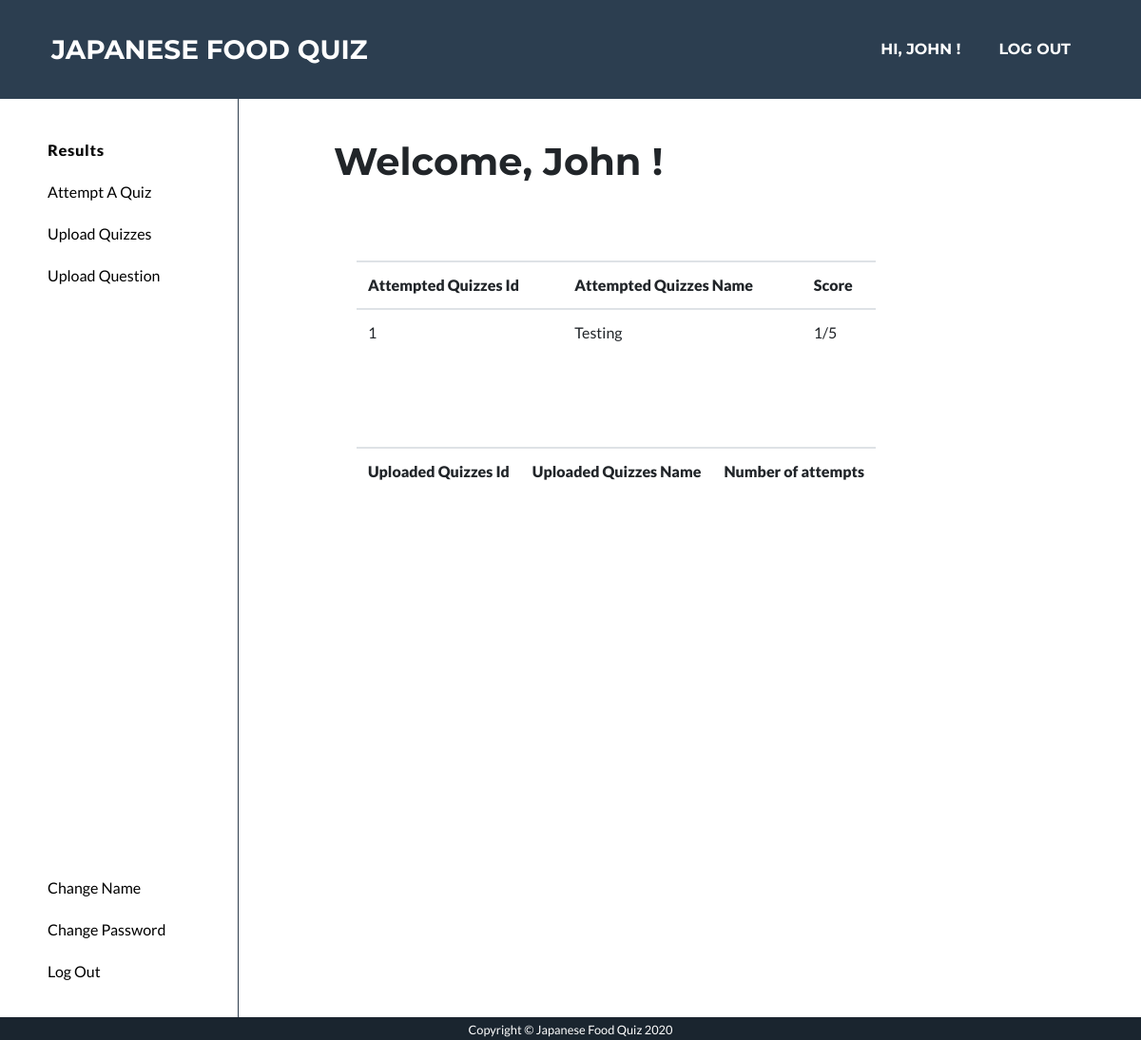
Before: /user_page (signed in) with the older database file.
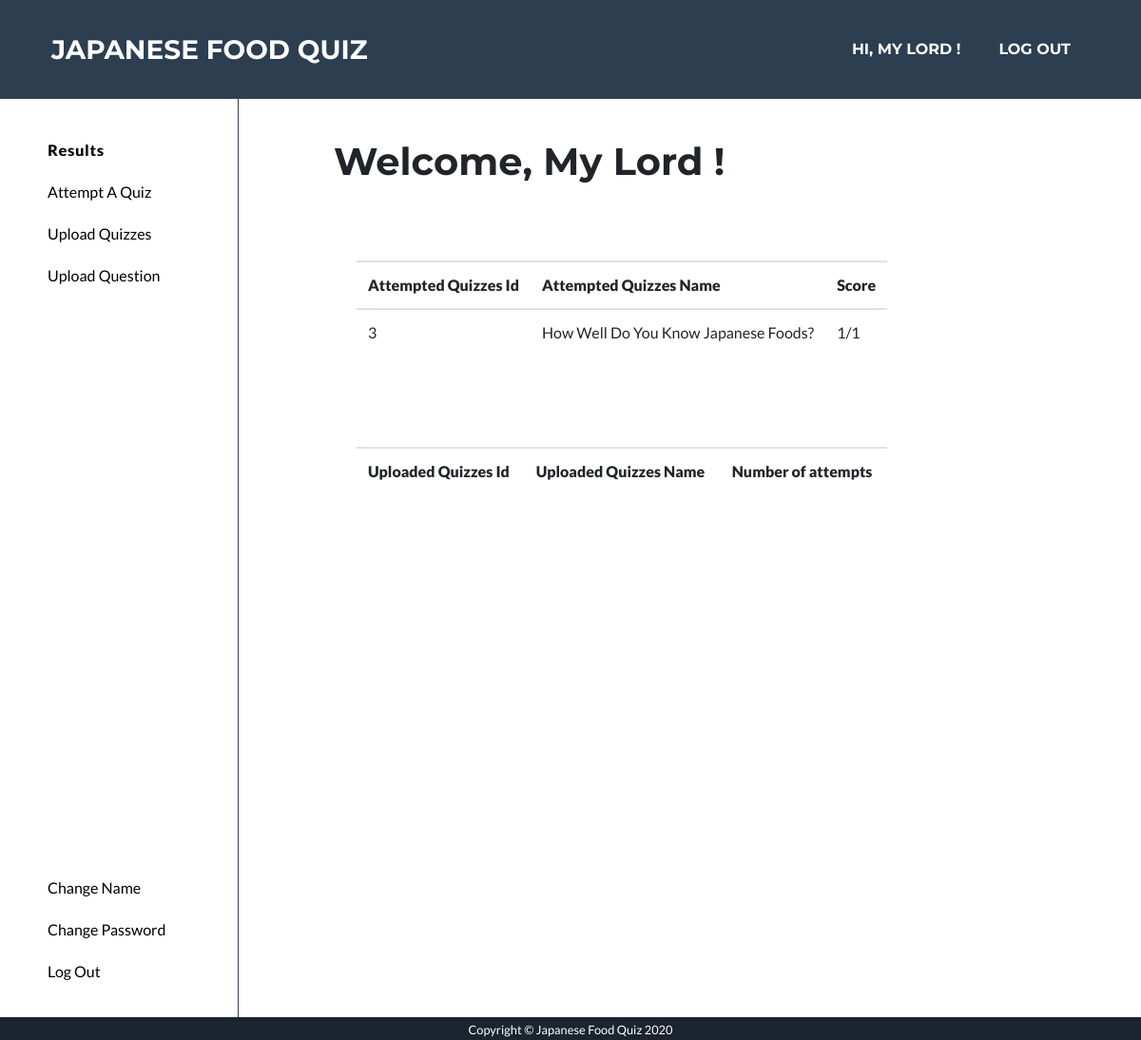
After: the same page with the newer database file.
### app/models.py (models this page shows, shortened)
class User(UserMixin, db.Model):
    __table_args__ = {'extend_existing': True}
    id = db.Column(db.String, primary_key=True)
    email = db.Column(db.String(128))
    name = db.Column(db.String(128))
    password_hash = db.Column(db.String(128))
    status = db.Column(db.String)
    last_login = db.Column(db.DATE, nullable=False, default=datetime.now)

class QuizSet(db.Model):
    __table_args__ = {'extend_existing': True}
    quizSetID = db.Column(db.Integer, primary_key=True)
    name = db.Column(db.String(100))
    description = db.Column(db.String(100))
    picture = db.Column(db.String(100))
    userID = db.Column(db.String)
    status = db.Column(db.String(100))

### app/routes.py (the view, shortened to what this page needs)
@app.route('/user_page')
@login_required
def user_page():
	user = current_user
	if user.id == "1111111":
		return redirect('/manage_quiz')
	answers = Answer.query.filter_by(userID=int(user.id)).all()
	show_answers = []
	if answers and len(answers) > 0:
		for answer in answers:
			records= answer.correctNumber.split(",")
			quiz_set = QuizSet.query.filter_by(quizSetID=answer.quizSetID).first()
			if quiz_set:
				score = str(len(records)-1)+"/"+str(answer.totalNumber)
				show = {"quiz_set_id": answer.quizSetID, "name": quiz_set.name, "score": score}
				show_answers.append(show)
	quiz_sets = QuizSet.query.all()
	show_quizs = []
	if quiz_sets and len(quiz_sets) > 0:
		for quiz_set in quiz_sets:
			if quiz_set.userID != user.id:
				continue
	if user.status == "admin":
		return render_template('user_page.html', username=current_user.name)
	else:
		return render_template('user_page.html', username=current_user.name, show_answers=show_answers, show_quizs=show_quizs)

### app/models.py (called while the page is built)
@login.user_loader
def load_user(id):
    user = User.query.filter_by(id=(int(id))).first()
    return user

### app/templates/user_page.html (shortened to what this page needs)
<!DOCTYPE html>
<html lang="en">
  <head>
    <link href="/static/style.css" rel="stylesheet" />
    <link rel="stylesheet" type="text/css" href="static/default.css" />
    <link rel="stylesheet" type="text/css" href="static/user_page.css" />
    {% extends 'base.html' %} {% block content %}
    <body>
      <div class="main">
        <div class="navbar2">
          <ul class="nav_ul2">
            <li class="nav_list2">
              <a href="/user_page"><button class="highlight_result">Results</button> </a>
            </li>
            <li class="nav_list2">
              <a href="/qs"><button>Attempt A Quiz </button></a>
            </li>
            <li class="nav_list2">
              <a href="/upload_question_set"
                ><button>Upload Quizzes</button>
              </a>
            </li>
            <li class="nav_list2">
              <a href="/upload_quiz"
                ><button>Upload Question</button>
              </a>
            </li>
            <li class="nav_list2_bottom">
                <a href="/user_change_name"><button>Change Name</button></a>
            </li>
            <li class="nav_list2">
                <a href="/user_change_password"><button>Change Password</button></a>
            </li>
            <li class="nav_list2">
                <a href="/logout"><button>Log Out</button></a>
            </li>
          </ul>
        </div>
        <div class="main_part">
          <h1> Welcome, {{ username }} !</h1>
          <div class="flexList container" style="margin-bottom: 5rem;">
              <table class="table">
              <tr>
                  <th><strong>Attempted Quizzes Id</strong></th>
                  <th><strong>Attempted Quizzes Name</strong></th>
                  <th><strong>Score</strong></th>
              </tr>
                {%  for answer in show_answers %}
                  <tr>
                          <td>{{ answer.quiz_set_id }}</td>
                          <td>{{ answer.name }}</td>
                          <td>{{ answer.score }}</td>
                  </tr>
               {% endfor %}
          </table>
          <br>
          <br>
          </div>
          <div class="flexList container">
              <table class="table">
              <tr>
                  <th><strong>Uploaded Quizzes Id</strong></th>
                  <th><strong>Uploaded Quizzes Name</strong></th>
                  <th><strong>Number of attempts</strong></th>
              </tr>
              </table>
          </div>
        </div>
      </div>
      {% endblock %}

### app/templates/base.html (shortened to what this page needs)
  </head>
  <body id="page-top">
    <nav
      class="navbar navbar-expand-lg bg-secondary text-uppercase fixed-top"
      id="mainNav"
    >
      <div class="container">
        <a class="navbar-brand js-scroll-trigger" href="/index"
          >Japanese Food Quiz</a
        >
        <div class="collapse navbar-collapse" id="navbarResponsive">
          <ul class="navbar-nav ml-auto">
            {% if username %}
                <li class="nav-item mx-0 mx-lg-1" style="padding:0; margin: 0 0.25rem 0 0.25rem">
                    <a class="nav-link py-3 px-0 px-lg-3 rounded js-scroll-trigger"
                      href="/user_page"
                    style="padding:1rem;">Hi, {{ username }} !</a>
                </li>
                <li class="nav-item mx-0 mx-lg-1" style="padding:0; margin: 0 0.25rem 0 0.25rem">
                    <a class="nav-link py-3 px-0 px-lg-3 rounded js-scroll-trigger"
                      href="/logout"
                    style="padding:1rem;">Log Out</a>
                </li>
            {% endif %}
          </ul>
        </div>
      </div>
    </nav>
    {% block content %}{% endblock %}
    <section class="copyright text-center text-white" style="height: 1.5rem;">
      <div class="container" >
        <small>Copyright © Japanese Food Quiz 2020</small>
      </div>
    </section>
  </body>
</html>

Changed rows visible on the page:
no longer on this page (row edited): QuizSet: quiz_set_id "1", name "Testing", score "1/5"
changed User: name "JOHN" → "MY LORD"; name "John" → "My Lord"
added QuizSet: quiz_set_id "3", name "How Well Do You Know Japanese Foods?", score "1/1"
